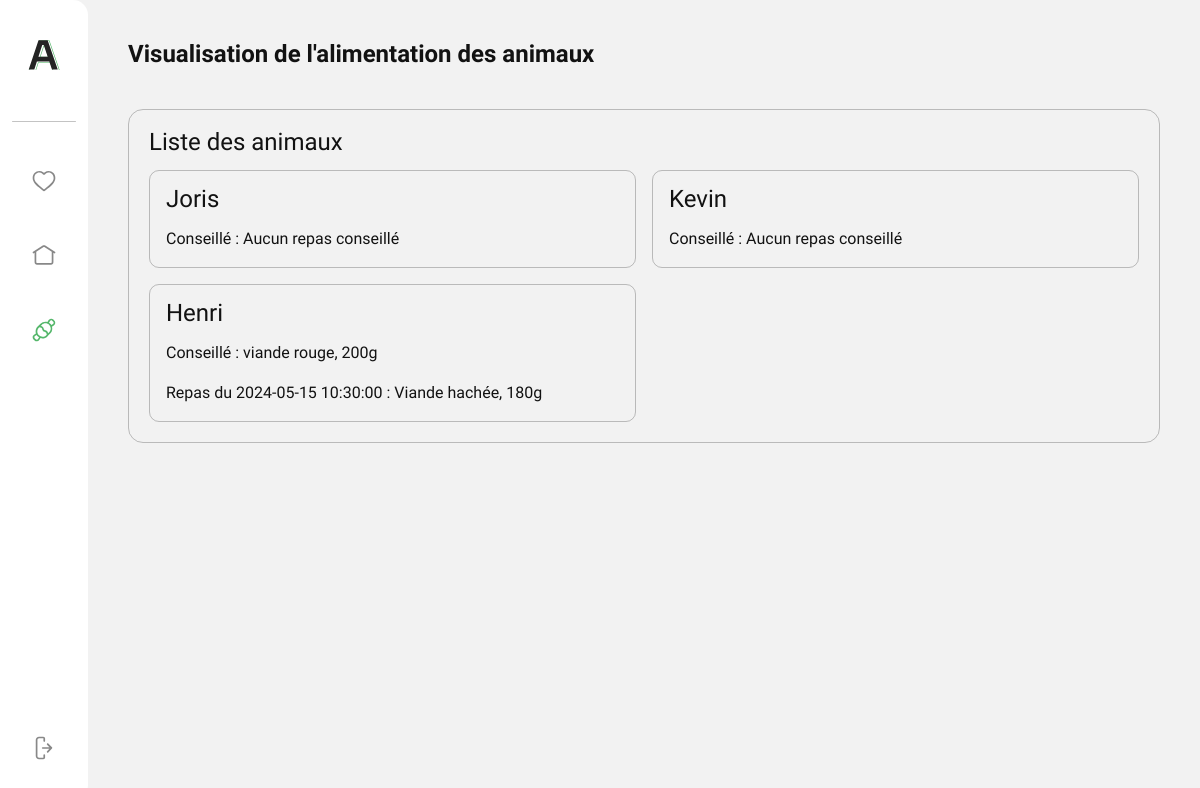
Page /dashboard/veterinaire/animals.php (signed in) on the committed database.
### tables this page shows
CREATE TABLE IF NOT EXISTS `animals` (
  `id` int NOT NULL AUTO_INCREMENT,
  `name` varchar(100) NOT NULL,
  `state_id` int DEFAULT NULL,
  `breed_id` int NOT NULL,
  `habitat_id` int NOT NULL,
  `feed` varchar(255) DEFAULT NULL,
  `feed_date` datetime DEFAULT NULL,
  PRIMARY KEY (`id`),
  KEY `state_id` (`state_id`),
  KEY `animals_ibfk_2` (`habitat_id`),
  KEY `animals_ibfk_1` (`breed_id`)
);

CREATE TABLE IF NOT EXISTS `animal_reports` (
  `id` int NOT NULL AUTO_INCREMENT,
  `date` date NOT NULL,
  `state` varchar(255) NOT NULL,
  `state_detail` varchar(500) NOT NULL,
  `food` varchar(255) NOT NULL,
  `user_id` int NOT NULL,
  `animal_id` int NOT NULL,
  PRIMARY KEY (`id`),
  KEY `user_id` (`user_id`),
  KEY `animal_id` (`animal_id`)
);

### lib/animals.php (called while the page is built, shortened)
<?php
function getAnimalsAndBreed(PDO $pdo, INT $limit = null, BOOL $order = false): array {
  $query = 'SELECT animals.id AS animal_id, animals.name AS animal_name, animals.feed AS animal_feed, animals.feed_date AS animal_feedDate, breeds.id AS breed_id, breeds.name AS breed_name
            FROM animals
            JOIN breeds ON animals.breed_id = breeds.id
            WHERE animals.breed_id = breeds.id';
  $stmt = $pdo->prepare($query);
  $stmt->execute();
  return $stmt->fetchAll(PDO::FETCH_ASSOC);
}

### lib/reports.php (called while the page is built, shortened)
<?php
function getAnimalReportByAnimalId(PDO $pdo, INT $id): array|bool {
  $query = 'SELECT * FROM animal_reports WHERE animal_id = :id ORDER BY id DESC LIMIT 1';
  $stmt = $pdo->prepare($query);
  $stmt->bindValue(':id', $id, PDO::PARAM_INT);
  $stmt->execute();
  return $stmt->fetch(PDO::FETCH_ASSOC);
}

### dashboard/veterinaire/animals.php (the view, shortened to what this page needs)
<?php
require_once __DIR__ . '/../../lib/pdo.php';
require_once __DIR__ . '/../../lib/animals.php';
require_once __DIR__ . '/../../lib/reports.php';
$animals = getAnimalsAndBreed($pdo);
require_once '../templates/aside-nav.php';
?>
<main class="dashboard__main">
  <h2 class="dashboard__title">Visualisation de l'alimentation des animaux</h2>
  <div class="dashboard__card-wrapper dashboard__card-wrapper--review">
    <h3 class="dashboard__card-title">Liste des animaux</h3>
    <ul class="dashboard__review-list">
      <?php foreach ($animals as $index => $animal) {
        $animalReport = getAnimalReportByAnimalId($pdo, $animal['animal_id']) ?>
        <li class="dashboard__review-wrapper">
          <div class="dashboard__review-item">
            <div class="dashboard__review-text-container">
              <h4 class="animal-name"><?= ucfirst($animal['animal_name']) ?></h4>
              <p class="animal-content"><span class="report-content--bold">Conseillé : </span><?php if ($animalReport !== false) { echo $animalReport['food']; } else { echo 'Aucun repas conseillé'; } ?></p>
              <?php if ($animal['animal_feed']) { ?>
                <p class="animal-content"><span class="report-content--bold">Repas du <?=$animal['animal_feedDate']?> : </span><?= $animal['animal_feed'] ?></p>
              <?php } ?>
            </div>
          </div>
        </li>
      <?php } ?>
    </ul>
  </div>
</main>
</body>
</html>

### assets/css/main.css (style rules this page uses)
html,body,div,span,applet,object,iframe,h1,h2,h3,h4,h5,h6,p,blockquote,pre,a,abbr,acronym,address,big,cite,code,del,dfn,em,img,ins,kbd,q,s,samp,small,strike,strong,sub,sup,tt,var,b,u,i,center,dl,dt,dd,ol,ul,li,fieldset,form,label,legend,table,caption,tbody,tfoot,thead,tr,th,td,article,aside,canvas,details,embed,figure,figcaption,footer,header,hgroup,menu,nav,output,ruby,section,summary,time,mark,audio,video { margin:0;padding:0;border:0;font-size:100%;font:inherit;vertical-align:baseline }
body { line-height:1 }
ol,ul { list-style:none }
body,button,input,textarea { font-family:"Sora",sans-serif }
.ecology__subtitle,.animal__card-title,.services__type,.dashboard__title { font-size:1.5rem;line-height:122%;font-weight:600;color:#121212 }
.accordion__title,.testimonial__card-title,.dashboard__card-title,.dashboard__service-title,.dashboard__habitat-title,.dashboard__animal-name,.review-name,.report-name,.animal-name,.animal__card-name,.animal__modal-title,.dashboard__modal-title { font-size:1.5rem;font-weight:400;color:#121212 }
.accordion__answers,.contact__label,.contact__input,.contact__textarea,.dashboard__account-label,.review-content,.animal-content { font-size:1rem;line-height:1.5rem;color:#121212 }
.dashboard__body { background-color:#f2f2f2 }
.dashboard__body { display:flex }
.dashboard__main { margin:2.5rem;width:100% }
.dashboard__card-wrapper { padding:1.25rem;border:1px solid rgba(18,18,18,.25);border-radius:15px }
.dashboard__card-wrapper--review { margin-top:2.5rem }
.dashboard__card-title { font-weight:500 }
.dashboard__review-list,.dashboard__report-list { margin-top:1rem;display:grid;grid-template-columns:repeat(auto-fill, minmax(350px, 1fr));gap:1rem }
.dashboard__review-text-container,.dashboard__report-text-container { display:flex;flex-direction:column;gap:1rem }
.dashboard__review-wrapper,.dashboard__report-wrapper { display:flex;justify-content:space-between;flex-direction:column;gap:1rem }
.dashboard__review-item,.dashboard__report-item { border:1px solid rgba(18,18,18,.25);border-radius:10px;text-align:center;padding:1rem;display:flex;flex-direction:column;justify-content:space-between;gap:1rem;height:100% }
.report-name,.report-content,.animal-name,.animal-content { text-align:left }
.report-name--bold,.report-content--bold,.animal-name--bold,.animal-content--bold { line-height:1.5rem;font-weight:500 }
.aside__nav-item a svg { fill:rgba(18,18,18,.5);transition:all .2s }
.aside__nav-item.active a svg { fill:#55b76b }

### rows in the picture
animals: name "Joris", shows "Aucun repas conseillé"
animals: name "Kevin", shows "Aucun repas conseillé"
animals: name "Henri", animal_reports.food "viande rouge, 200g", feed_date "2024-05-15 10:30:00", feed "Viande hachée, 180g"
